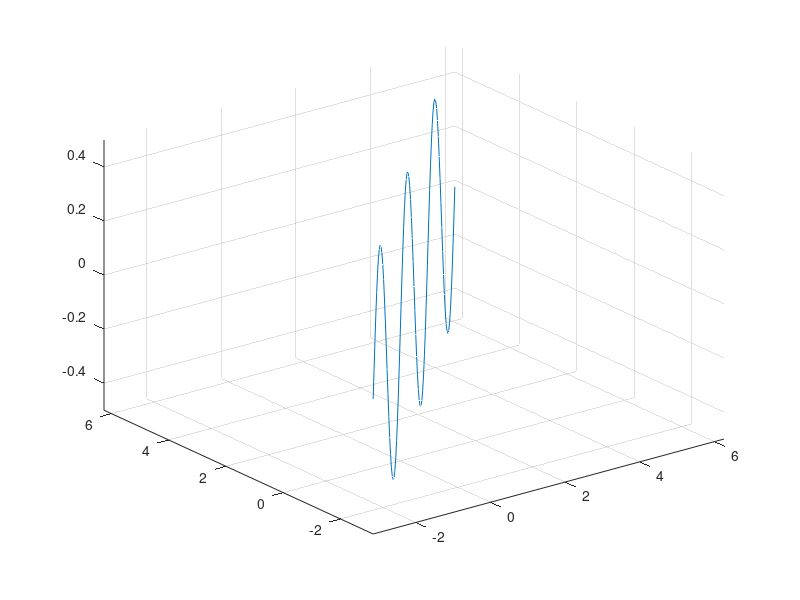
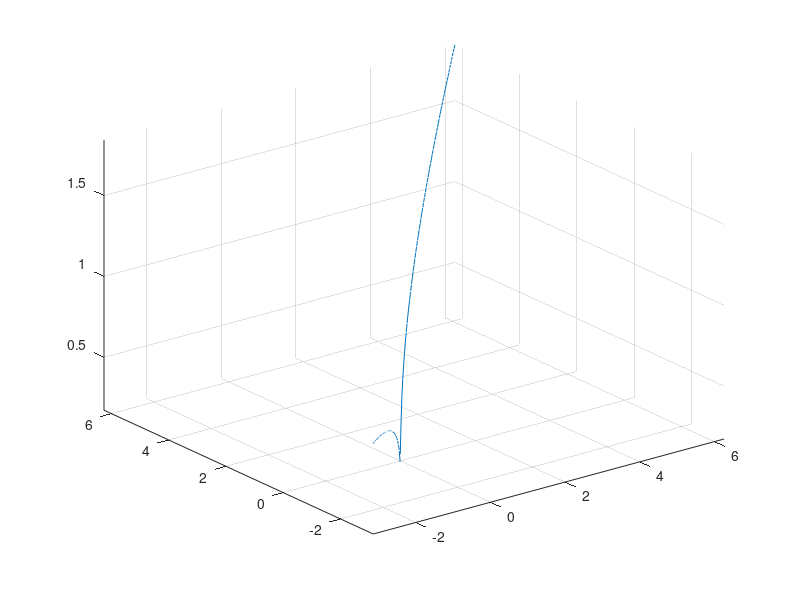
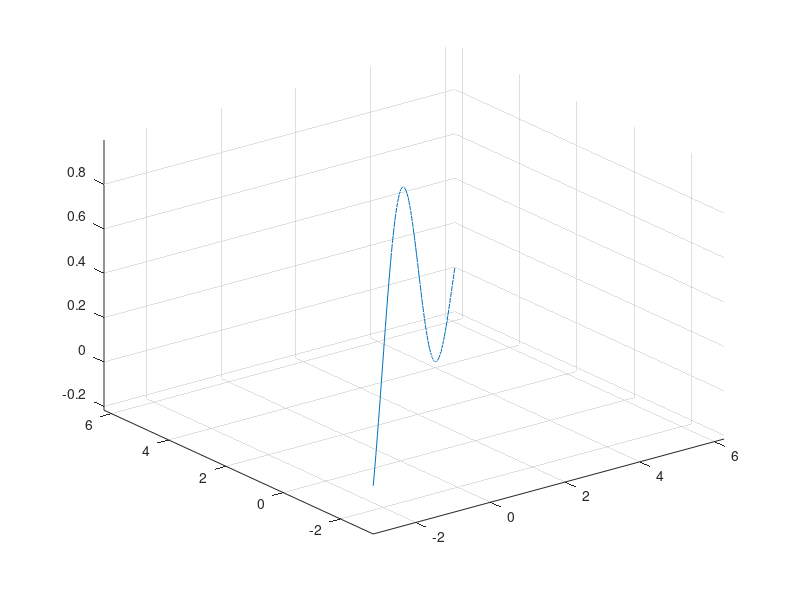

Here is the MATLAB script that generated these plots, in order:
x = -pi:0.1:2*pi;
y = -pi:0.1:2*pi;
f = sin(x).*cos(x);
g = x.^(1/3);
h = sin(x)./x;

figure(1)
plot3(x,y,f)
axis tight
grid on

figure(2)
plot3(x,y,g)
axis tight
grid on

figure(3)
plot3(x,y,h)
axis tight
grid on


